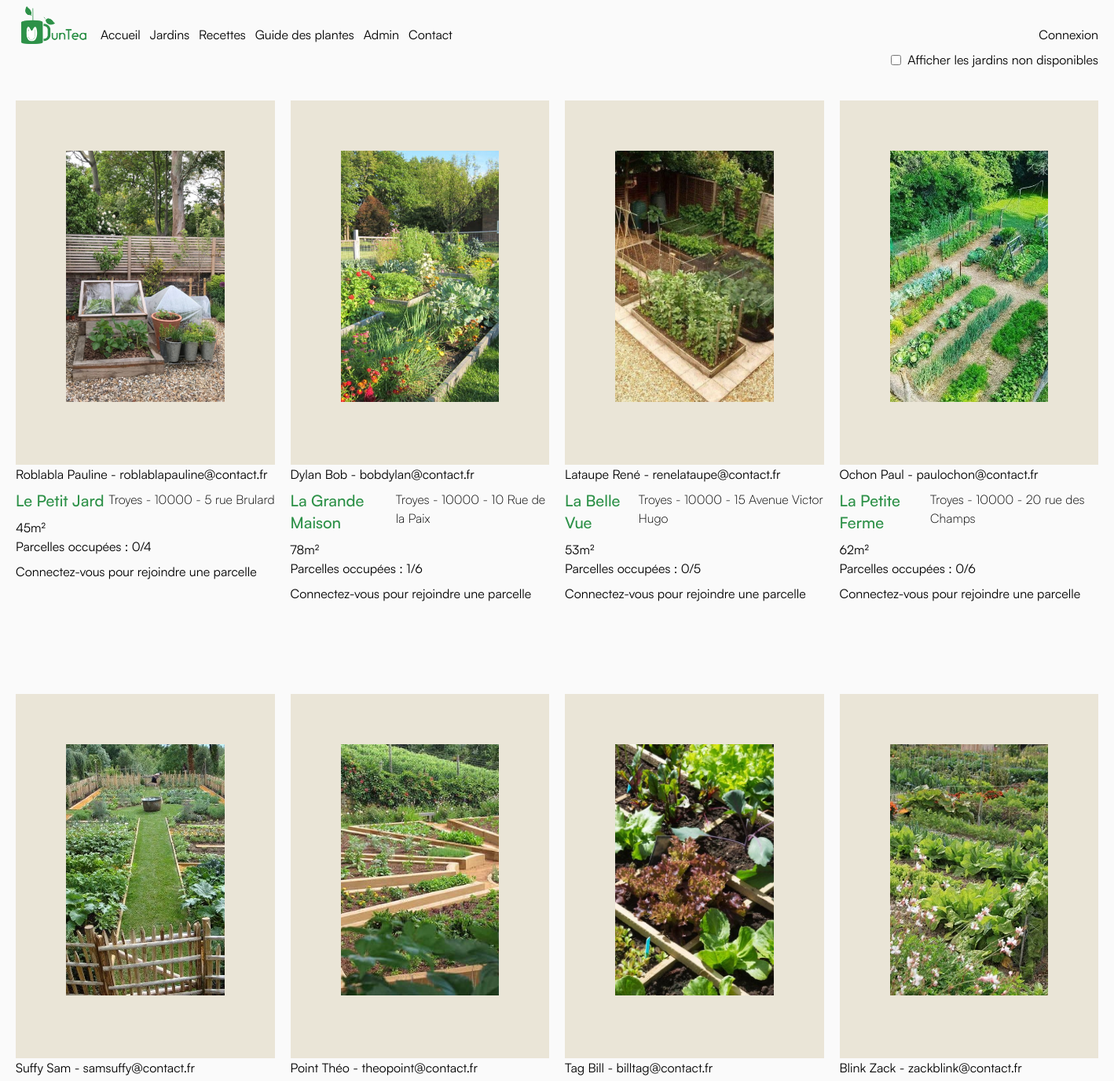
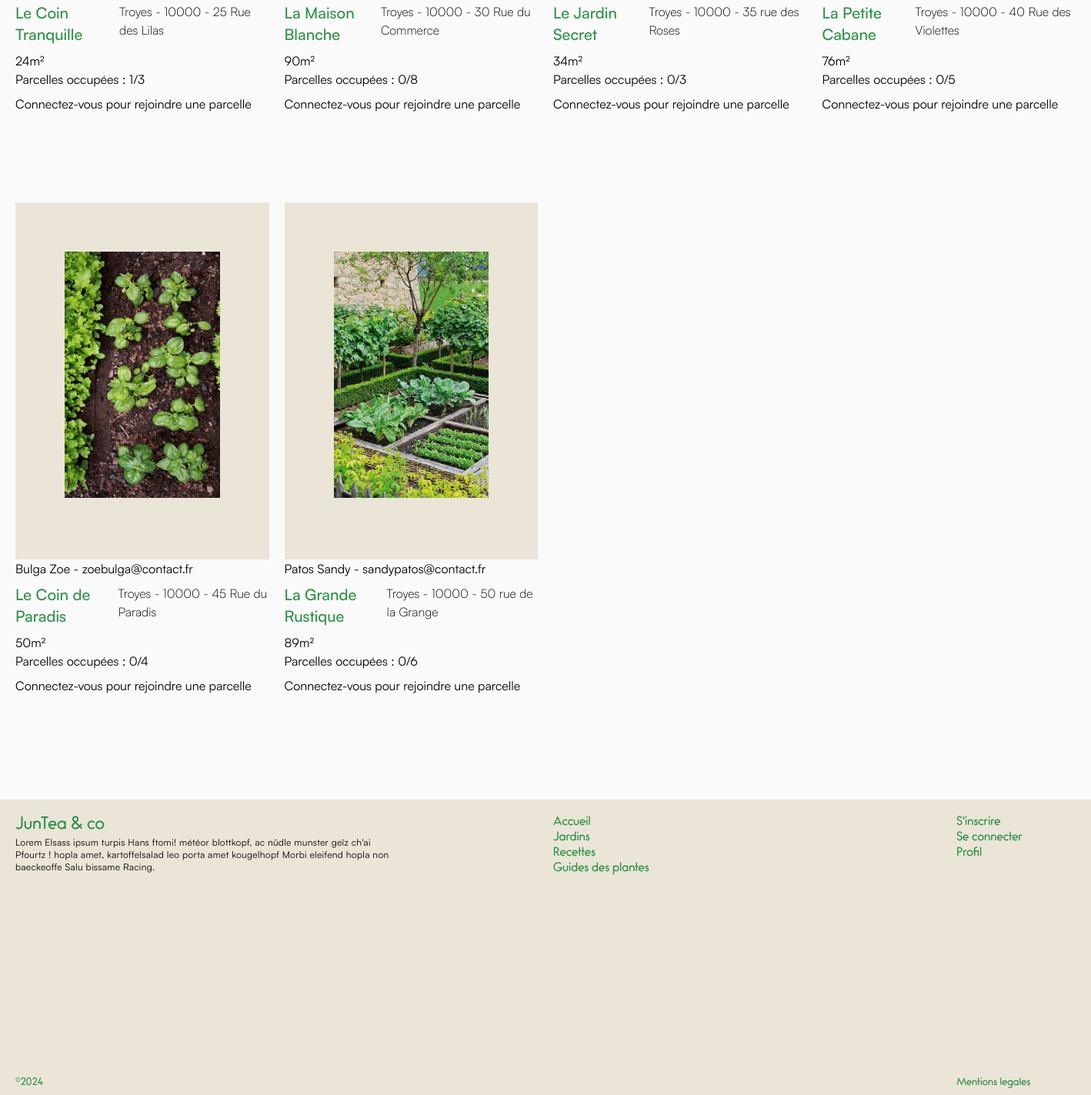
The page /Jardin/jardinList.php on the database its author committed (2 pictures, top to bottom).
### tables this page shows
CREATE TABLE `JARDIN` (
  `idJardin` int(11) NOT NULL,
  `name` varchar(100) DEFAULT NULL,
  `ville` varchar(50) NOT NULL,
  `CP` int(10) NOT NULL,
  `adresse` varchar(100) NOT NULL,
  `taille` int(25) NOT NULL,
  `max` int(10) NOT NULL,
  `img` varchar(100) DEFAULT 'default.png',
  `ownerId` int(11) DEFAULT NULL
);

CREATE TABLE `USER` (
  `idUser` int(11) NOT NULL,
  `name` varchar(100) NOT NULL,
  `forname` varchar(100) NOT NULL,
  `email` varchar(100) DEFAULT NULL,
  `password` varchar(100) DEFAULT NULL
);

### Jardin/jardinList.php (the view, shortened to what this page needs)
<body>
<?php
require_once('../assets/conf/head.inc.php');
require_once('../assets/conf/conf.inc.php');
require_once('../assets/conf/header.inc.php');
?>
<?php
try {
    $req = $db->prepare('SELECT JARDIN.idJardin, JARDIN.ownerId, JARDIN.name AS jardinName, JARDIN.ville, JARDIN.CP, JARDIN.adresse, JARDIN.taille, JARDIN.max, JARDIN.img,
                                USER.name AS userName, USER.forname AS userForname, USER.email AS userEmail,
                                COUNT(PARCELLE.occupantId) AS countParcelles, PARCELLE.occupantId
                                FROM JARDIN
                                INNER JOIN USER
                                ON JARDIN.ownerId = USER.idUser
                                LEFT JOIN PARCELLE
                                ON PARCELLE.jardinId = JARDIN.idJardin
                                GROUP BY JARDIN.idJardin');
    $req->execute();
    $jardins = $req->fetchAll();
    ?>
    <form class="relative left-52" action="/User/resultatRechercheJardin.php" method="post">
        <button type="submit">Rechercher</button>
    </form>
    <div class="flex w-full items-center h-content justify-end -mx-5 gap-2">
        <input type="checkbox" name="show" id="show">
        <label for="show">Afficher les jardins non disponibles</label>
    </div>
    <?php
    echo '<div class="grid grid-cols-2 my-10 sm:grid-cols-4 md:grid-cols-4 lg:grid-cols-6 xl:grid-cols-8 gap-5 mx-5">';
    foreach ($jardins as $jardin) {
        echo '<div class="parcelle-container relative col-span-2 mb-24">';
            echo '<div class="bg-cream p-16">';
                echo '<div class="object-cover w-full h-80 mb-4">';
                    echo '<img class="w-full h-full object-cover object-center" src="/assets/Uploads/' . htmlspecialchars($jardin['img']) . '" alt="Image de ' . htmlspecialchars($jardin['jardinName']) . '">';
                echo '</div>';
            echo '</div>';
            echo '<div class="mb-2">';
                if (!empty($jardin['userName']) && !empty($jardin['userForname']) && !empty($jardin['userEmail'])) {
                    echo '<p class="flex"> ' . htmlspecialchars($jardin['userName']) . ' ' . htmlspecialchars($jardin['userForname']) . ' - ' . htmlspecialchars($jardin['userEmail']) . '</p>';
                } else {
                    echo '<p>Responsable: Inconnu</p>';
                }
            echo '</div>';
            echo '<div class="flex justify-between mb-2">';
                echo '<p class="text-xl text-main satoshi-medium">' . htmlspecialchars($jardin['jardinName']) . '</p>';
                echo '<p class="satoshi-light">' . htmlspecialchars($jardin['ville']) . ' - ' . htmlspecialchars($jardin['CP']) . ' - ' . htmlspecialchars($jardin['adresse']) . '</p>';
            echo '</div>';
            echo '<div class="flex flex-col mb-2">';
                echo '<p>' . htmlspecialchars($jardin['taille']) . 'm²</p>';
                echo '<p>Parcelles occupées : ' . htmlspecialchars($jardin['countParcelles']) . '/' . htmlspecialchars($jardin['max']) . '</p>';
            echo '</div>';
            if (!empty($_SESSION['id'])) {
                if ($jardin['countParcelles'] < $jardin['max'] && $jardin['ownerId'] != $_SESSION['id'] && $jardin['occupantId'] != $_SESSION['id']) {
                    echo '<a class="button-primary" href="rejoindreJardin.php?idJardin=' . htmlspecialchars($jardin['idJardin']) . '&idUser=' . htmlspecialchars($_SESSION['id']) . '">Rejoindre</a>';
                } else {
                    echo '<span class="parcelle-full">Parcelles pleines</span>';
                }
            } else {
                echo '<span>Connectez-vous pour rejoindre une parcelle</span>';
            }
        echo '</div>';
    }
    echo '</div>';
} catch (PDOException $e) {
    echo 'Erreur lors de la récupération des jardins: ' . $e->getMessage();
}
?>
<?php
require_once('../assets/conf/footer.inc.php');
?>
</body>

### assets/css/style.css (style rules this page uses)
* { box-sizing: border-box; padding: 0; margin: 0; }
body { padding-top: 5svh; background-color: #FAFAFA; font-family: 'Satoshi-Regular'; }
.satoshi-light { font-family: 'Satoshi-Light'; }
.satoshi-medium { font-family: 'Satoshi-Medium'; }

### rows shown on the page
jardin: img (picture), ownerId.name "Roblabla", ownerId.forname "Pauline", ownerId.email "roblablapauline@contact.fr", name "Le Petit Jard", ville "Troyes", CP "10000", adresse "5 rue Brulard", taille "45", countParcelles "0", max "4"
jardin: img (picture), ownerId.name "Dylan", ownerId.forname "Bob", ownerId.email "bobdylan@contact.fr", name "La Grande Maison", ville "Troyes", CP "10000", adresse "10 Rue de la Paix", taille "78", countParcelles "1", max "6"
jardin: img (picture), ownerId.name "Lataupe", ownerId.forname "René", ownerId.email "renelataupe@contact.fr", name "La Belle Vue", ville "Troyes", CP "10000", adresse "15 Avenue Victor Hugo", taille "53", countParcelles "0", max "5"
jardin: img (picture), ownerId.name "Ochon", ownerId.forname "Paul", ownerId.email "paulochon@contact.fr", name "La Petite Ferme", ville "Troyes", CP "10000", adresse "20 rue des Champs", taille "62", countParcelles "0", max "6"
jardin: img (picture), ownerId.name "Suffy", ownerId.forname "Sam", ownerId.email "samsuffy@contact.fr", name "Le Coin Tranquille", ville "Troyes", CP "10000", adresse "25 Rue des Lilas", taille "24", countParcelles "1", max "3"
jardin: img (picture), ownerId.name "Point", ownerId.forname "Théo", ownerId.email "theopoint@contact.fr", name "La Maison Blanche", ville "Troyes", CP "10000", adresse "30 Rue du Commerce", taille "90", countParcelles "0", max "8"
jardin: img (picture), ownerId.name "Tag", ownerId.forname "Bill", ownerId.email "billtag@contact.fr", name "Le Jardin Secret", ville "Troyes", CP "10000", adresse "35 rue des Roses", taille "34", countParcelles "0", max "3"
jardin: img (picture), ownerId.name "Blink", ownerId.forname "Zack", ownerId.email "zackblink@contact.fr", name "La Petite Cabane", ville "Troyes", CP "10000", adresse "40 Rue des Violettes", taille "76", countParcelles "0", max "5"
jardin: img (picture), ownerId.name "Bulga", ownerId.forname "Zoe", ownerId.email "zoebulga@contact.fr", name "Le Coin de Paradis", ville "Troyes", CP "10000", adresse "45 Rue du Paradis", taille "50", countParcelles "0", max "4"
jardin: img (picture), ownerId.name "Patos", ownerId.forname "Sandy", ownerId.email "sandypatos@contact.fr", name "La Grande Rustique", ville "Troyes", CP "10000", adresse "50 rue de la Grange", taille "89", countParcelles "0", max "6"
